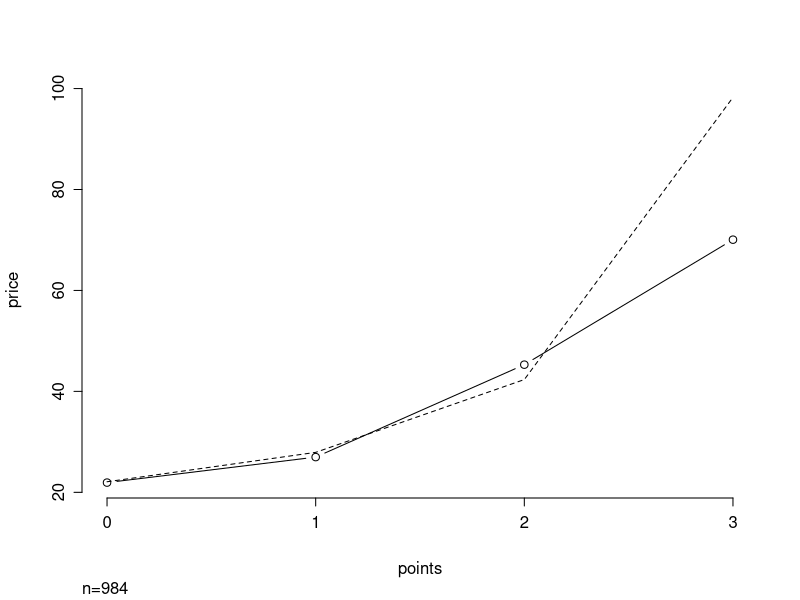
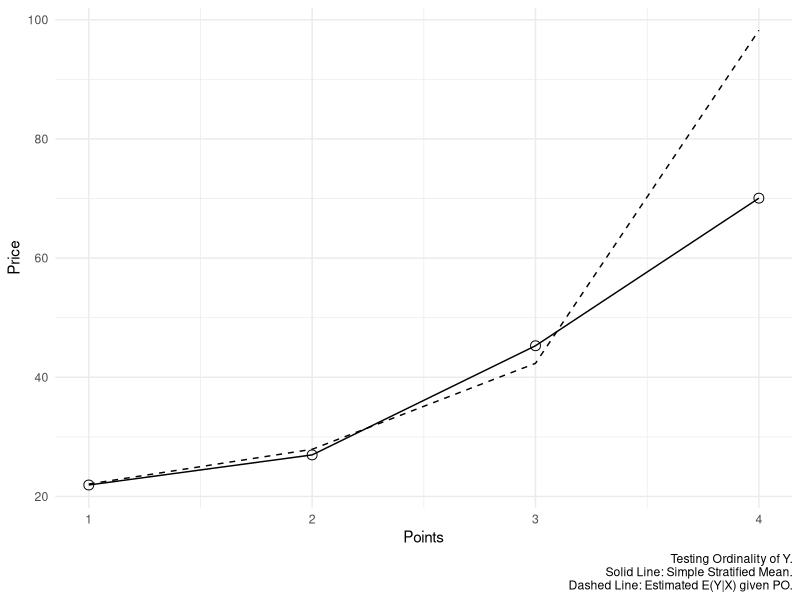
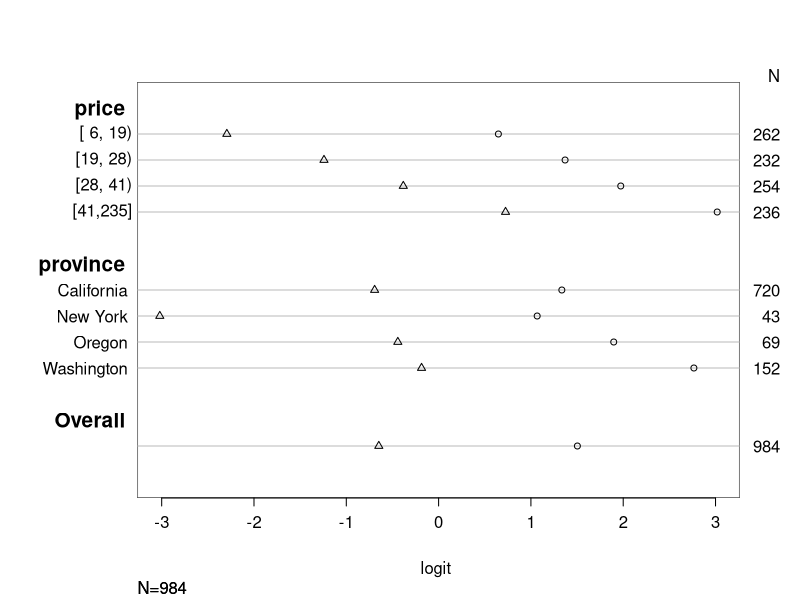
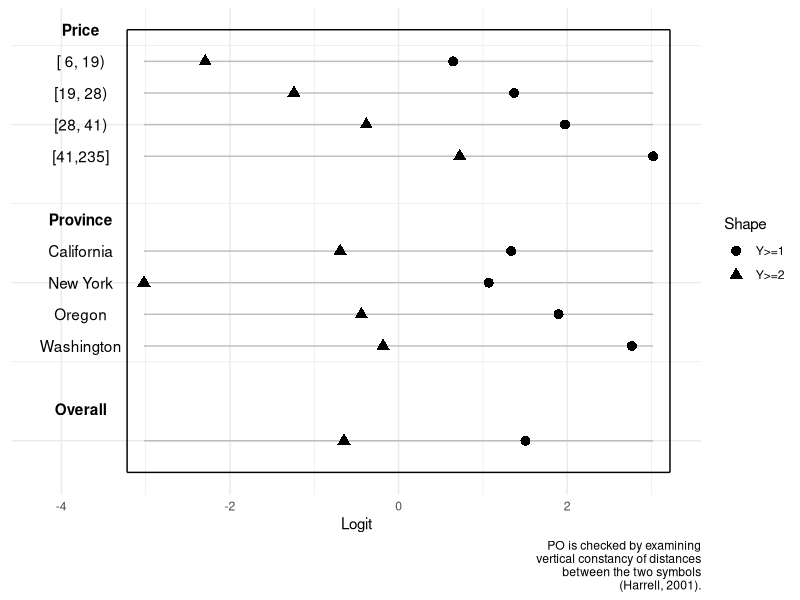

Source code (R) for these figures, in order: (Note: this script raises an error after producing the figures.)
## ---- chunk 1
wines <- read.csv("wines.csv", sep="")
wines$points <- as.factor(wines$points)
wines$province <- as.factor(wines$province)
## ---- chunk 2
head(wines)
## ---- chunk 3
library(rms)
plot.xmean.ordinaly(points ~ price, data = wines)
## ---- chunk 4
agg <- aggregate(price ~ points, FUN = mean, data = wines)
agg$points <- as.numeric(agg$points)
## ---- chunk 5
#univariate model
library(MASS)
pmPrice <- polr(as.factor(points) ~ price, data = wines)

#probabilities 
prob1 <- 1 / (1 + exp(-(pmPrice$zeta[1] - coef(pmPrice) * wines$price)))
prob2 <- 1 / (1 + exp(-(pmPrice$zeta[2] - coef(pmPrice) * wines$price))) 
prob3 <- 1 / (1 + exp(-(pmPrice$zeta[3] - coef(pmPrice) * wines$price))) 

#stated the other way, would write as e.g.
prob1 <- (exp(pmPrice$zeta[1] - coef(pmPrice) * wines$price)) / 
  (1 + (exp(pmPrice$zeta[1] - coef(pmPrice) * wines$price)))

#estimated expected values 
#(for inner terms, P(X|Y) are differences between probabilities)
e1 <- sum(wines$price *  prob1          / sum(wines$points == 0)) 
e2 <- sum(wines$price * (prob2 - prob1) / sum(wines$points == 1))
e3 <- sum(wines$price * (prob3 - prob2) / sum(wines$points == 2))
e4 <- sum(wines$price * (1 - prob3)     / sum(wines$points == 3))
## ---- chunk 6
library(ggplot2)
ggplot(data = agg) + theme_minimal() +
  geom_line(aes(x = points, y = price)) +
  geom_point(aes(x = points, y = price), shape = 1, size = 3) +
  geom_line(aes(x = points, y = c(e1, e2, e3, e4)), linetype = 2) + 
  xlab("Points") + ylab("Price") + 
  labs(caption = "Testing Ordinality of Y.\nSolid Line: Simple Stratified Mean.
       Dashed Line: Estimated E(Y|X) given PO.")
## ---- chunk 7
library(Hmisc)
pointInt <- as.integer(wines$points) - 1

sf <- function(y) {
  c(' Y >= 1 ' = qlogis (mean(y >= 1)), 
    ' Y >= 2 ' = qlogis (mean(y >= 2)))
}

s <- summary(pointInt ~ price + province, fun = sf, data = wines)

plot(s, which = 1:2, pch =1:2, xlab = 'logit ', 
     main = ' ', width.factor =1.5) 
## ---- chunk 8
library(tidyverse)

strataggPrice <- wines %>% 
  mutate(pointInt    = as.integer(points) - 1, 
         Interval    = Hmisc::cut2(price, g = 4)) %>%
  group_by(Interval) %>% 
  #two cutoffs in 0, 0|1, 1|2, 3
  summarize("Y>=1" = qlogis(mean(pointInt >= 1)), 
            "Y>=2" = qlogis(mean(pointInt >= 2)))

#by factor, aggregate without stratifying
strataggProv <- wines %>%
  mutate(pointInt = as.integer(points) - 1) %>% 
  group_by(province) %>%
  summarize("Y>=1" = qlogis(mean(pointInt >= 1)),
            "Y>=2" = qlogis(mean(pointInt >= 2))) %>% 
  rename(Interval = province) 

values <- rbind(strataggPrice, strataggProv)[, 2:3] %>% 
  gather() %>% select(value)

#long formats for ggplot
priceLong <- strataggPrice %>% 
  gather(key = "Shape", value = "value", "Y>=1", "Y>=2") %>%
  mutate(Shape = as.factor(Shape))

provLong  <- strataggProv  %>% 
  gather(key = "Shape", value = "value", "Y>=1", "Y>=2") %>%
  mutate(Shape = as.factor(Shape))

#overall is without any indexing
overall <- wines %>% 
  mutate(pointInt = as.integer(points) -1) %>% 
  select(pointInt) %>%
  mutate("Y>=1" = qlogis(mean(pointInt >= 1)), 
         "Y>=2" = qlogis(mean(pointInt >= 2))) %>% 
  slice(1) %>% 
  gather(key = "Shape", value = "value", "Y>=1", "Y>=2") %>% 
  select(-pointInt)

xmin <- min(values); xmax <- max(values); n <- nrow(strataggPrice)
## ---- chunk 9
ggplot() + theme_minimal()  +
  xlim(c(xmin - 1.2, xmax+0.2)) + 
  ylim(c(-1, nrow(values)-3)) +
  
  #provinces
  geom_segment(aes(x = rep(xmin, n), xend = rep(xmax, n), 
                   y = 3:(n+2), yend = 3:(n+2)), colour = "grey") +
  geom_point(data = provLong, aes(x = value, 
                                  y = rev(as.numeric(Interval)) + 2, 
                                  shape = Shape), size = 3) +
  geom_text(aes(label = rev(strataggProv$Interval), 
                x = rep(min(values) - 0.75, 4), y = 3:6)) +
  
  #prices
  geom_segment(aes(x = rep(xmin, n), xend = rep(xmax, n), 
                   y = (n+5):(2*n+4), yend = (n+5):(2*n+4)), 
               colour = "grey") +
  geom_point(data = priceLong, aes(x = value, 
                                   y = rev(as.numeric(Interval)) + n + 4, 
                                   shape = Shape), size = 3) +
  geom_text(aes(label = rev(strataggPrice$Interval), 
                x = rep(min(values) - 0.75), y = (n+5):(2*n+4))) +
  
  #overall
  geom_segment(aes(x = xmin, xend = xmax, 
                   y = 0, yend = 0), colour = "grey") +
  geom_point(data = overall, aes(x = value, y = 0, 
                                 shape = Shape), size = 3) +
  
  #x-titles
  geom_text(aes(label = c("Price", "Province", "Overall"), 
                x = rep(min(values) - 0.75, 3), y = c(13, 7, 1)),
            fontface = "bold") +
  
  #border
  geom_segment(aes(x = rep(c(xmin - 0.2, xmax + 0.2), 2), 
                   xend = c(xmin - 0.2, xmax + 0.2, 
                            xmax + 0.2, xmin - 0.2),
                   y = c(rep(-1, 2), -1, 13), 
                   yend = c(rep(13, 2), -1, 13))) +
  
  xlab("Logit") + 
  theme(axis.ticks.y = element_blank()) +
  theme(axis.text.y = element_blank())  +
  theme(axis.title.y = element_blank()) + 
  
  labs(caption = "PO is checked by examining\nvertical constancy of distances\nbetween the two symbols\n(Harrell, 2001).")
  
## ---- chunk 10
library(effects)
# fit the full model
fm <- polr(points ~ price + province, data = wines)

plot(Effect(focal.predictors = c("price", "province"), mod = fm,
     xlevels = list(price = seq(min(wines$price), max(wines$price), 
                                length.out = 100))), 
     style="stacked")
## ---- chunk 11
#get predicted probabilities
predDat <- data.frame(
  price = rep(seq(min(wines$price), max(wines$price), length.out = 200), 
              length(unique(wines$province))),
  province = rep(levels(wines$province), each = 200)
)

predDat <- cbind(predDat, predict(fm, predDat, type = "probs"))

#long format for automatic fill
predLong <- predDat %>% gather(Points, value, "0", "1", "2", "3")

#colour palette for fill
f <- colorRampPalette(c("darkblue", "lightblue"))

#i use rev() here because it is more convenient than y-axis flip imo
ggplot(predLong, aes(x = price, y = value, fill = Points)) + 
  geom_area(position = position_stack(reverse = TRUE)) +
  scale_fill_manual(values = f(4)) + 
  geom_line(position = position_stack(reverse = TRUE)) +
  facet_wrap(~province, nrow = 1) +
  ylab("Probability") + xlab("Price") +
  theme_minimal() +
  theme(strip.text = element_text(size=14))
